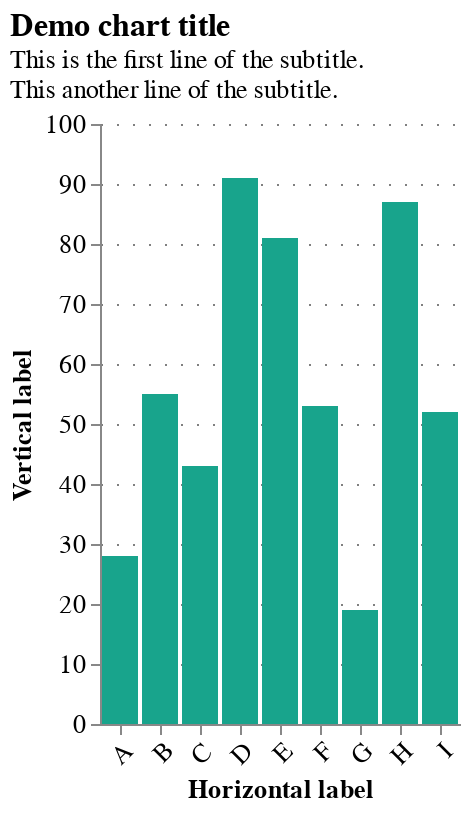

Notebook code cell kept with this figure:
### Code cell
chart_title = 'Demo chart title'
chart_subtitle = [
    'This is the first line of the subtitle.',
    'This another line of the subtitle.',
]

chart = (
    alt.Chart(data)
    .mark_bar(color=pu.NESTA_COLOURS[2])
    .encode(
        x=alt.X('a', title='Horizontal label', axis=alt.Axis(labelAngle=-45)),
        y=alt.Y('b', title='Vertical label'),
        tooltip=['a', 'b'],
    )
)

chart = pu.configure_plots(chart, chart_title, chart_subtitle)

chart

### Figure 1 — Vega-Lite specification as saved in the notebook (floating-point values rounded to 4 significant figures)
{"config": {"title": {"font": "Averta", "anchor": "start"}, "axis": {"labelFont": "Averta", "titleFont": "Averta", "gridColor": "grey", "gridDash": [1, 7], "labelFontSize": 13, "titleFontSize": 13}, "header": {"labelFont": "Averta", "titleFont": "Averta"}, "legend": {"labelFont": "Averta", "titleFont": "Averta", "labelFontSize": 13, "titleFontSize": 13}, "range": {"category": ["#0000FF", "#FDB633", "#18A48C", "#9A1BBE", "#EB003B", "#FF6E47", "#646363", "#0F294A", "#97D9E3", "#A59BEE", "#F6A4B7", "#D2C9C0", "#FFFFFF", "#000000"], "ordinal": {"scheme": ["#0000FF", "#FDB633", "#18A48C", "#9A1BBE", "#EB003B", "#FF6E47", "#646363", "#0F294A", "#97D9E3", "#A59BEE", "#F6A4B7", "#D2C9C0", "#FFFFFF", "#000000"]}}, "view": {"strokeWidth": 0}}, "data": {"name": "data-c2a3e89ba9d5d1687d5e8c28d630a033"}, "mark": {"type": "bar", "color": "#18A48C"}, "encoding": {"tooltip": [{"field": "a", "type": "nominal"}, {"field": "b", "type": "quantitative"}], "x": {"axis": {"labelAngle": -45}, "field": "a", "title": "Horizontal label", "type": "nominal"}, "y": {"field": "b", "title": "Vertical label", "type": "quantitative"}}, "title": {"anchor": "start", "text": "Demo chart title", "fontSize": 16, "subtitle": ["This is the first line of the subtitle.", "This another line of the subtitle."], "subtitleFont": "Averta", "subtitleFontSize": 13}, "$schema": "https://vega.github.io/schema/vega-lite/v4.17.0.json", "datasets": {"data-c2a3e89ba9d5d1687d5e8c28d630a033": [{"a": "A", "b": 28}, {"a": "B", "b": 55}, {"a": "C", "b": 43}, {"a": "D", "b": 91}, {"a": "E", "b": 81}, {"a": "F", "b": 53}, {"a": "G", "b": 19}, {"a": "H", "b": 87}, {"a": "I", "b": 52}]}}
